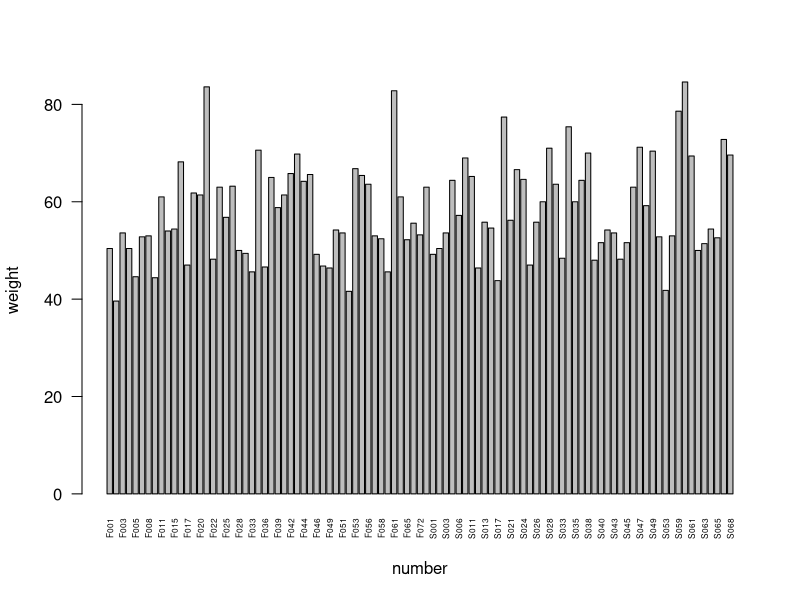

Write the R code that produced this figure.
# CSV の読み込み
Body <- read.table("SampleData03_forR2.csv", header = TRUE, sep = ",")

# PDF 出力開始
pdf("Class12_rp12-1A_YY.pdf")   # ← YY は自分の番号に置き換える

# 棒グラフの描画
barplot(
  Body[,7],                     # 体重データ
  xlab = "number",              # x軸ラベル
  ylab = "weight",              # y軸ラベル
  names.arg = Body[,2],         # ID を x軸ラベルに
  las = 2,                      # ラベルを縦向きに
  cex.names = 0.5               # ラベル文字サイズ
)

# PDF 出力終了
dev.off()
